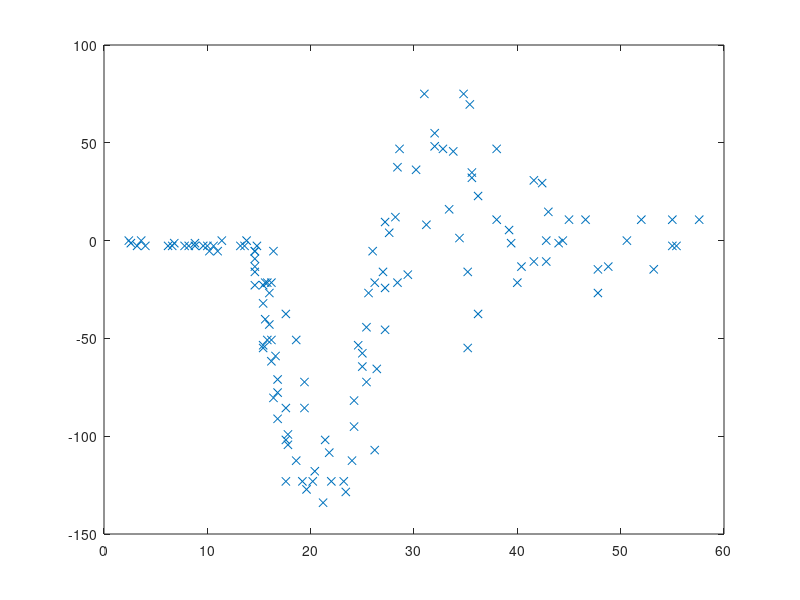

MATLAB code to generate this figure: (Note: this script raises an error after producing the figure.)
% demo of inducing (basis) based partition
rng(1310,'twister');
func_assign = 'zmap_mahala';
%func_assign = @assign_test;
datasetsDir = '/home/trung/projects/datasets/';
datasetName = 'song100k';
fileName = 'song100k';

global globalx;
global globaly;

K = 3;
num_inducing = 7;
optim_xu = cell(K,1);
% [globalx,globaly,xt,yt] = load_data([datasetsDir datasetName], fileName);
dim = size(globalx,2);

% housekeeping for slave to read later (must do for each batch)
% todo: make function
% x = globalx; y = globaly;
% globaly = globaly-mean(globaly); % zero-mean for training
% save('tnvglobals.mat','x','y');
% disp('saved file')

load motorcycle;
dim = size(x,2);
xt = x;
yt = y;
xt = linspace(min(x),max(x),300)';
yt = zeros(size(xt,1),1);

figure;
plot(x,y,'x')
hold on;
globalx = x; globaly = y;

randind = init_fpc(globalx,K,num_inducing);
hyp = gpml_hyp_to_fitc(gpml_init_hyp(globalx,globaly,false));
w0 = [];
colors = {'g','r','k'};
for k=1:K
  xu_k = globalx(randind(:,k),:);
  plot(xu_k, -150*ones(size(xu_k)),[colors{k} 'x'],'MarkerSize',18)
  w0 = [w0; xu_k(:)];
  hyp = gpml_hyp_to_fitc(gpml_init_hyp(xu_k,globaly(randind(:,k)),false));
  w0 = [w0; hyp];
end
% learn basis points and hyp
tstart = tic;
[w,fval] = minimize(w0,'indpar_marginal',500,globalx,globaly,K,num_inducing,func_assign);
%[w,fval] = minimize(w0,'indpar_marginal_fast',100,K,num_inducing,func_assign);
toc(tstart)

% assign points to partition based on the basis points
W = reshape(w,numel(w)/K,K);
label = feval(func_assign,W(1:end-dim-2,:),globalx,num_inducing);
test_label = feval(func_assign,W(1:end-dim-2,:),xt,num_inducing);

% predict
Nt = size(xt,1);
valid = true(K,1);
fmean = zeros(Nt,1); fvar = zeros(Nt,1); logpred = zeros(Nt,1);
for k=1:K
  indk = label == k;
  test_indk = test_label == k;
  wk = W(:,k);
  %TODO: use a unboxing function
  xu = reshape(wk(1:end-dim-2),num_inducing,dim);
  optim_xu{k} = xu;
  hypk = fitc_hyp_to_gpml(wk,dim);
  try
    [fmean(test_indk),fvar(test_indk),logpred(test_indk)] = gpmlFITC(...
      globalx(indk,:),y(indk),xt(test_indk,:),yt(test_indk),xu,hypk,false);
  catch eee
    valid(k)= false;
  end
end
plot(xt,fmean,'-');
t1=fmean(:);
t2=yt(:);

fprintf('fval = %.4f\n', fval(end));
fprintf('smse = %.4f\n', mysmse(yt,fmean,mean(y))); % must use non-transformed y
fprintf('avg absolute diff (mae) = %.4f\n', mean(abs(fmean-yt)));
fprintf('sq diff = %.4f\n', sqrt(mean((fmean-yt).^2))); 
fprintf('nlpd = %.4f\n', -mean(logpred));

%% plotting for motorcycle
allc = zeros(K,1);
for k=1:K
  plot(optim_xu{k}, 120*ones(size(optim_xu{1})),[colors{k} 'x'],'MarkerSize',18)
  allc(k) = mean(optim_xu{k});
end

sortedc = sort(allc);
for k=1:K-1
  plot(0.5*[sortedc(k)+sortedc(k+1), sortedc(k)+sortedc(k+1)],[-150,100],'-')
end

